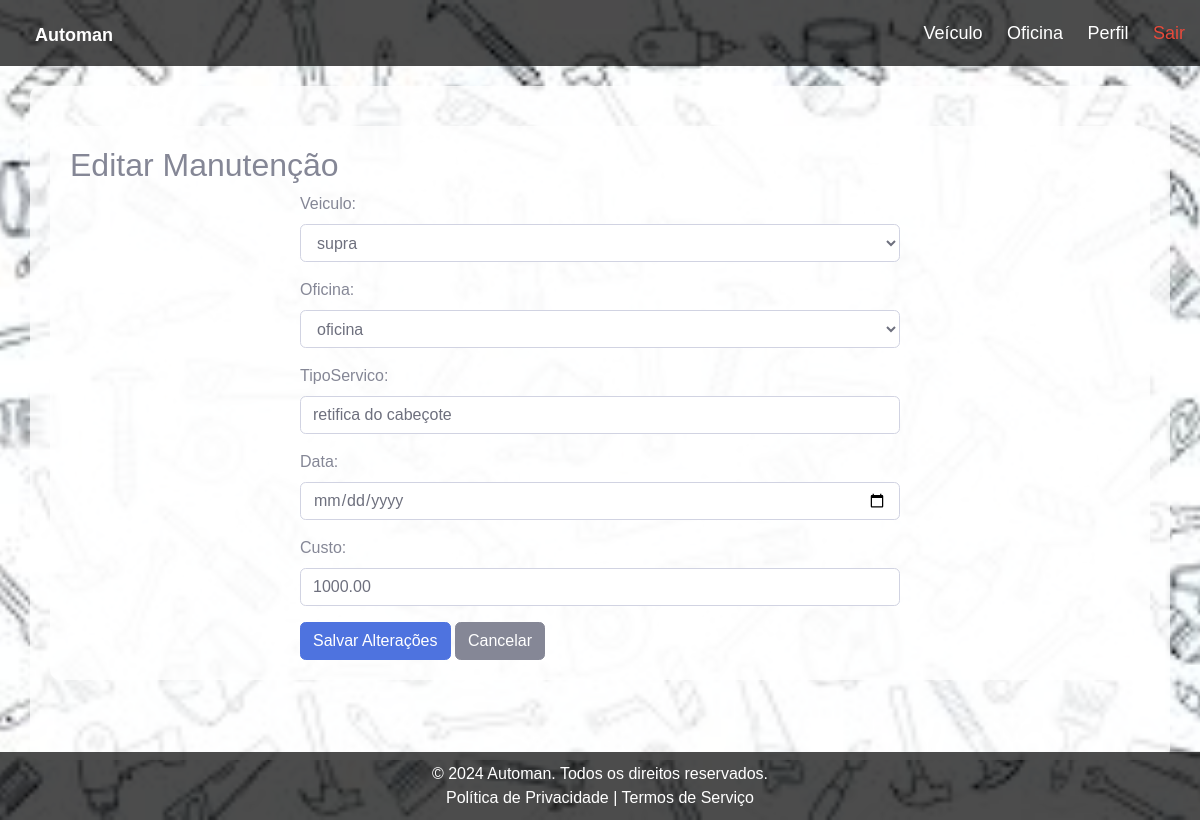
The page /editar/1/ (signed in) on the database its author committed.
### manutencao/models.py (models this page shows)
class Manutencao(models.Model):
    usuario = models.ForeignKey(User, on_delete=models.CASCADE)
    veiculo = models.ForeignKey(Veiculo, on_delete=models.CASCADE)
    oficina = models.ForeignKey(Oficina, on_delete=models.CASCADE)
    data = models.DateField()
    tipoServico = models.CharField(max_length=100)
    custo = models.DecimalField(max_digits=10, decimal_places=2)

### manutencao/views.py (the view)
# urls.py: path('editar/<int:id>/', views.manuEditar, name='manuEditar'),
@login_required
def manuEditar(request, id):
    manutencao = get_object_or_404(Manutencao, id = id)
    if request.method == 'POST':
        manu = ManutencaoF(request.POST, instance= manutencao)
        if manu.is_valid():
            manu.save()
            return redirect('manuListar')
    else:
        manu = ManutencaoF(instance = manutencao)
    return render(request, 'manutencao/manuEditar.html', {'manutencao': manu})

### manutencao/forms.py
class ManutencaoF(forms.ModelForm):
    class Meta:
        model = Manutencao
        fields = ['veiculo', 'oficina', 'tipoServico', 'data', 'custo']
        widgets = {
            'veiculo': forms.Select(attrs={'class': 'form-control'}),
            'oficina': forms.Select(attrs={'class': 'form-control'}),
            'tipoServico': forms.TextInput(attrs={'class': 'form-control', 'placeholder': 'Tipo de Serviço'}),
            'data': forms.DateInput(attrs={'class': 'form-control', 'type': 'date'}),
            'custo': forms.TextInput(attrs={'class': 'form-control', 'placeholder': 'Preço'}),
        }

### oficina/models.py (called while the page is built)
    def __str__(self):
        return self.nome

### veiculo/models.py (called while the page is built)
    def __str__(self):
        return self.modelo

### templates/manutencao/manuEditar.html (shortened to what this page needs)
{% extends 'base.html' %}
{% block content %}
<div class="container">
    <h2>Editar Manutenção</h2>
    <div class="form-container">
        <form method="post">
            {{ manutencao.as_p }}
            <button type="submit" class="btn btn-primary">Salvar Alterações</button>
            <a href="{% url 'manuListar' %}" class="btn btn-secondary">Cancelar</a>
        </form>
    </div>
</div>
{% endblock %}

### rows shown on the page
Manutencao: veiculo "supra", oficina "oficina", tipoServico "retifica do cabeçote", custo "1000.00"
